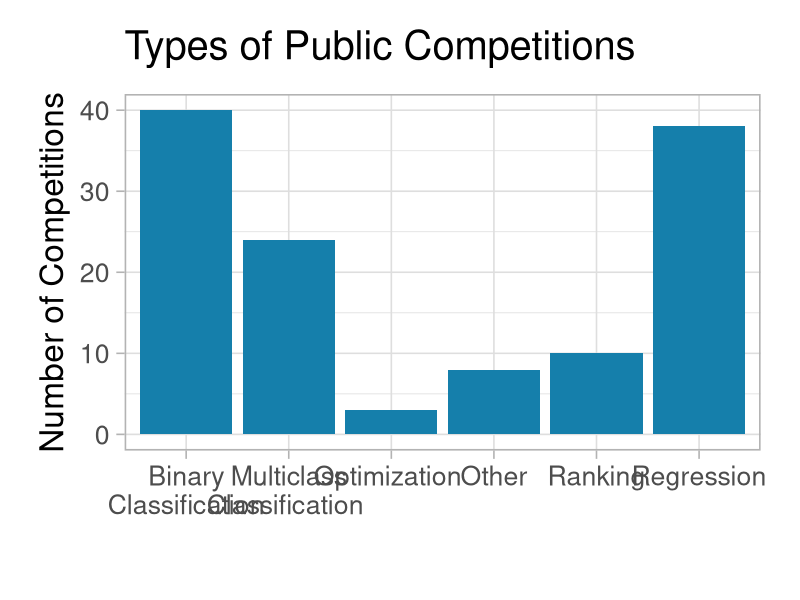
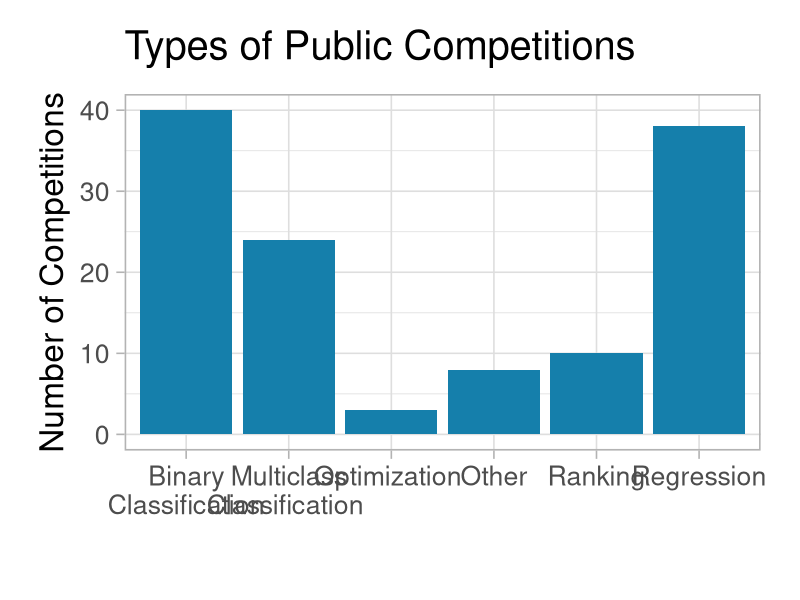

The R source for these figures, in order:
library(ggplot2)
library(grid)
library(scales)

df <- data.frame(CompetitionType = c("Binary\nClassification", "Multiclass\nClassification ", "Optimization ", "Other", "Ranking", "Regression"),
                 Count           = c(40, 24, 3, 8, 10, 38))
                 
ggplot(data=df, aes(x=CompetitionType, y=Count)) + 
  theme_light(base_size=24) +
    geom_bar(stat="identity", fill="#157FAB") +
    theme(plot.margin = unit(c(1,1,1,1), "cm")) +
    ylab("Number of Competitions") +
    xlab("") +
    ggtitle("ImageNet Object Classification Performance Over Time") + 
    theme(plot.title=element_text(vjust=2)) + 
    theme(axis.title.y=element_text(vjust=1)) +
    ggtitle("Types of Public Competitions")

    ggsave("CompetitionTypes.png", width=12, height=8, units="in")
